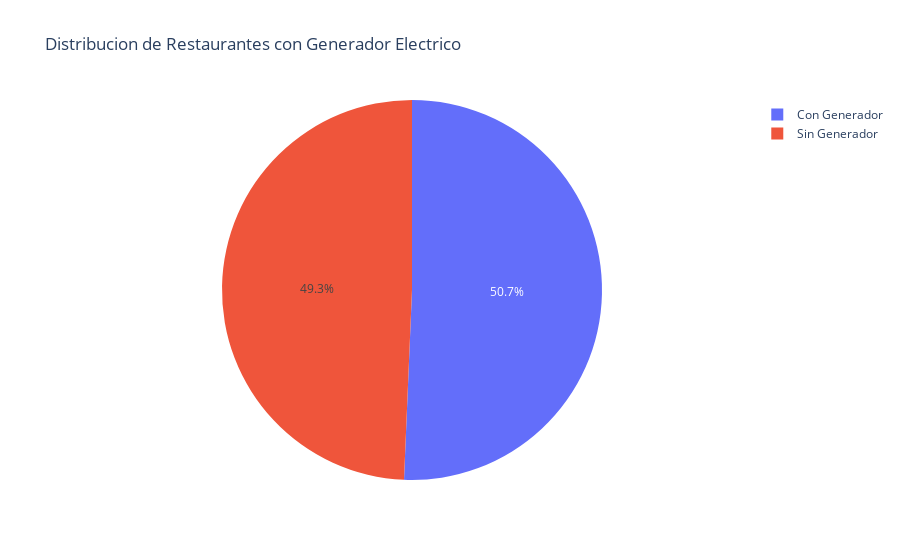

Notebook code for this chart:
### Markdown cell above
Después de realizar la tarea observó que el 50.7% de los restaurantes que se encontraban en la muestra que había tomado para realizar la investigación poseían un generador eléctrico o al menos una alternativa para poder continuar con el trabajo en caso de cortes en el fluido eléctrico, por lo que determinó que invertir en una planta sería un buen respaldo para que el negocio no se viera afectado en caso de algún incoveniente con la electricidad

### Code cell
#Grafico Pastel donde se muestra el porciento de restaurantes de la Habana que poseen P
total_restaurantes = len(data2)
total_plantas = data2["electric generator"].sum()
porciento_restaurantes_planta = round(bp.c_porciento(total_plantas, total_restaurantes),2)
porciento_restaurantes_sin_planta = round(100 - porciento_restaurantes_planta, 2)

fig = px.pie ( names=("Con Generador", "Sin Generador"), 
              values=(porciento_restaurantes_planta, porciento_restaurantes_sin_planta),
              title= "Distribucion de Restaurantes con Generador Electrico"

)
fig.show()

### Figure 1 — Plotly figure (JSON) as saved in the notebook; plotly's stock layout.template omitted (floating-point values rounded to 4 significant figures)
{"data": [{"domain": {"x": [0, 1], "y": [0, 1]}, "hovertemplate": "label=%{label}<br>value=%{value}<extra></extra>", "labels": ["Con Generador", "Sin Generador"], "legendgroup": "", "name": "", "showlegend": true, "type": "pie", "values": [50.67, 49.33]}], "layout": {"legend": {"tracegroupgap": 0}, "title": {"text": "Distribucion de Restaurantes con Generador Electrico"}}}
